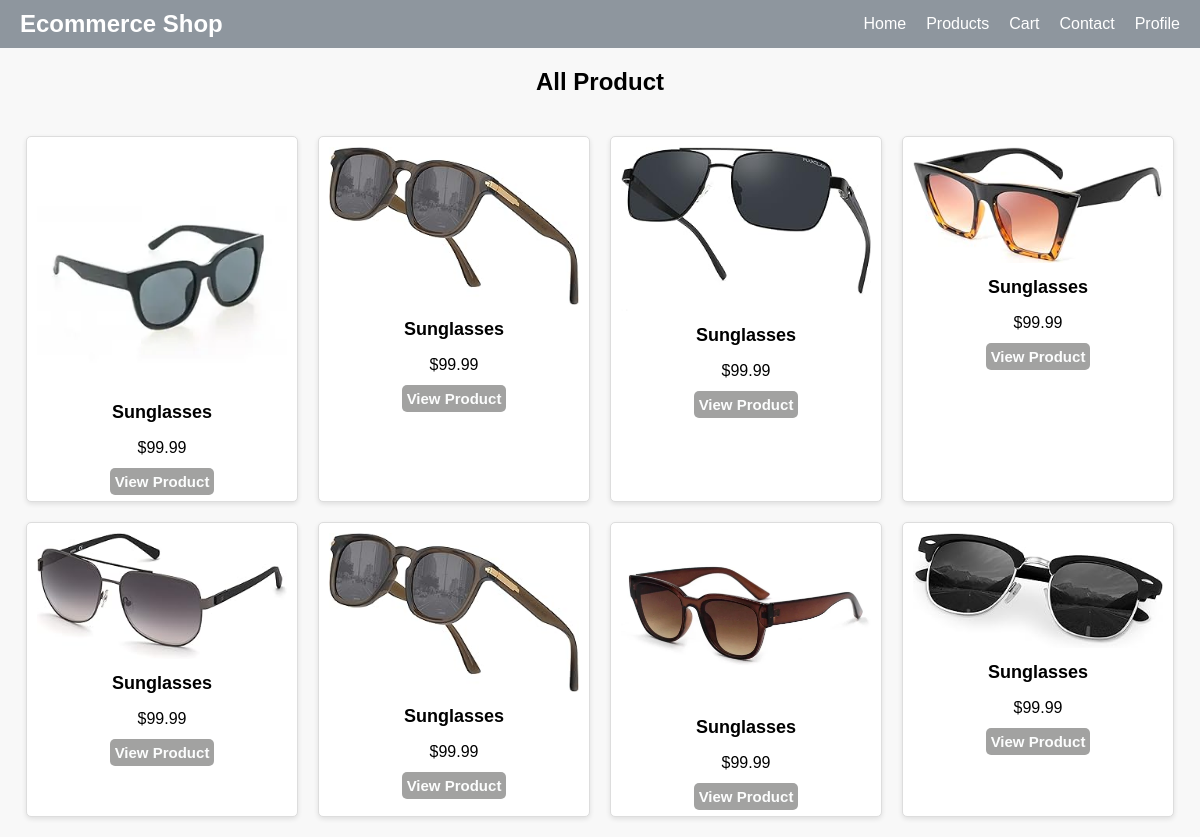
The page /categories?categori=Sunglasses on the database its author committed.
### User/models.py (models this page shows)
class Products(models.Model):
    image = models.ImageField(upload_to='images/')
    product = models.CharField(max_length=30)
    price = models.FloatField()
    desc = models.CharField(max_length=300)
    categori = models.CharField(max_length=100)
    using = models.CharField(max_length=100)

### User/views.py (the view)
# urls.py: path('categories', Categories),
def Categories(request):
    categori = request.GET.get('categori')
    view = Products.objects.filter(categori=categori)
    print(view)
    return render(request, 'categories.html', {"view": view})

### templates/categories.html (shortened to what this page needs)
<!DOCTYPE html>
{% load static %}
<html lang="en">
<head>
    <link rel="stylesheet" href="{% static 'css/c.css' %}">
    <link rel="stylesheet" href="{% static 'css/all.min.css' %}">
<body>
    <header>
        <div class="logo">
            <h1>Ecommerce Shop</h1>
        </div>
        <nav>
            <ul>
                <li><a href="/">Home</a></li>
                <li><a href="/main">Products</a></li>
                <li><a href="/cart">Cart</a></li>
                <li><a href="#">Contact</a></li>
                <li><a href="/login">Profile </a></li>
            </ul>
        </nav>
    </header>
    <h2 style="text-align: center;">All Product</h2>
    <div class="product-grid">
        {% for i in view %}
        <div class="product-card">
            <img src="media/{{i.image}}"
                alt="Product 1">
            <h3>{{i.product}}</h3>
            <p>${{i.price}}</p>
            <a href="/product?id={{i.id}}" class="btn">View Product</a>
        </div>
        {% endfor %}
    </div>
</body>
</html>

### Static/css/c.css (style rules this page uses)
body { font-family: Arial, sans-serif; margin: 0; padding: 0; box-sizing: border-box; background-color: #f8f8f8; }
header { display: flex; justify-content: space-between; align-items: center; background-color: #8e969e; color: white; padding: 10px 20px; }
header .logo h1 { margin: 0; }
header nav ul { list-style: none; display: flex; gap: 20px; margin: 0; padding: 0; }
header nav ul li a { color: white; text-decoration: none; font-size: 16px; }
.product-grid { display: grid; word-wrap: break-word; grid-template-columns: repeat(auto-fill, minmax(300px, 1fr)); gap: 20px; padding: 20px; }
.product-card { text-align: center; background-color: #fff; padding: 10px; border: 1px solid #ddd; border-radius: 5px; box-shadow: 0 4px 8px rgba(0, 0, 0, 0.1); }
.product-card img { max-width: 100%; height: auto; margin-bottom: 10px; }
.product-card a { background-color: #A2A2A1FF; color: white; border: none; padding: 5px; border-radius: 5px; cursor: pointer; text-decoration: none; font-size: 15px; }
h1 { font-size: 2rem; margin-bottom: 20px; }
.product-grid { display: flex; gap: 20px; justify-content: center; flex-wrap: wrap; }
.product-card { background: #fff; border: 1px solid #ddd; border-radius: 5px; overflow: hidden; width: 250px; box-shadow: 0 2px 5px rgba(0, 0, 0, 0.1); }
.product-card img { width: 100%; height: auto; }
.product-card h3 { font-size: 18px; margin: 0 0 10px; }
.product-card a { text-decoration: none; color: #fcfdfd; font-weight: bold; }
h1 { margin: 20px 0; font-size: 24px; }

### rows shown on the page
Products: image (picture), product "Sunglasses", price "99.99"
Products: image (picture), product "Sunglasses", price "99.99"
Products: image (picture), product "Sunglasses", price "99.99"
Products: image (picture), product "Sunglasses", price "99.99"
Products: image (picture), product "Sunglasses", price "99.99"
Products: image (picture), product "Sunglasses", price "99.99"
Products: image (picture), product "Sunglasses", price "99.99"
Products: image (picture), product "Sunglasses", price "99.99"
